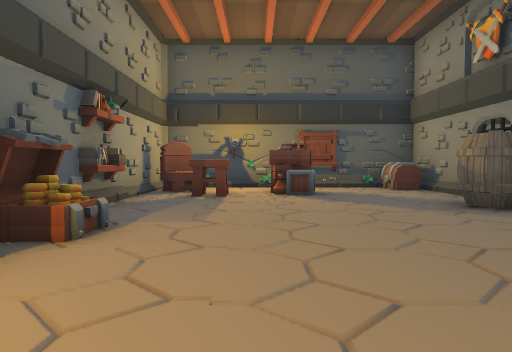
view 1 (above)

15 first-person views from a walk through a Godot game level. The camera is 1.2 m above the floor, tilts 2° down and sees 70° across. The floor is counted in squares, 2 m on a side. Each view is taken from the middle of a square. On the plan, view 1 faces up. The plan holds only what a view shows up to about 10 squares ahead; the rest is blank. The place goes on beyond the plan. Some surface patterns are stand-ins.

view 2
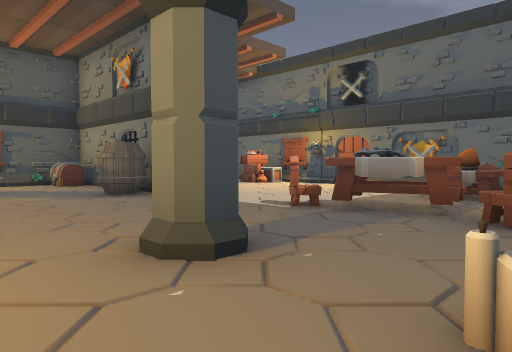

view 3
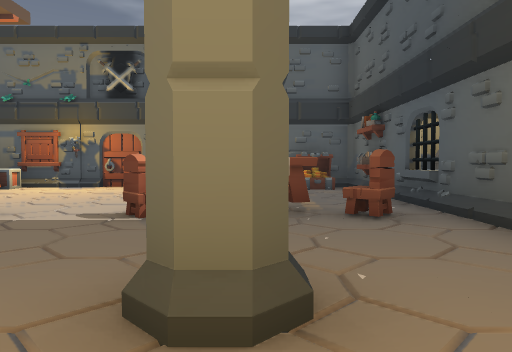

view 4
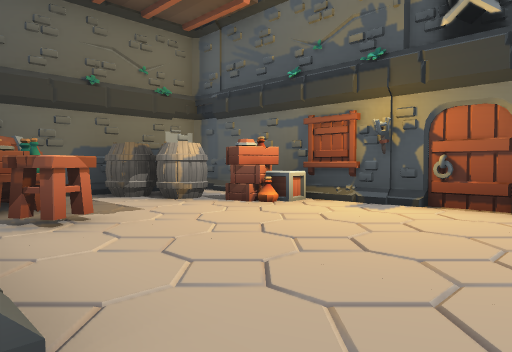

view 5
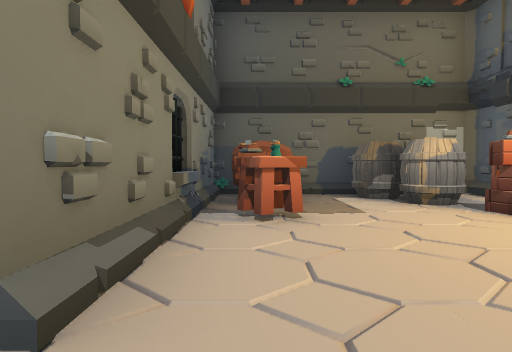

view 6
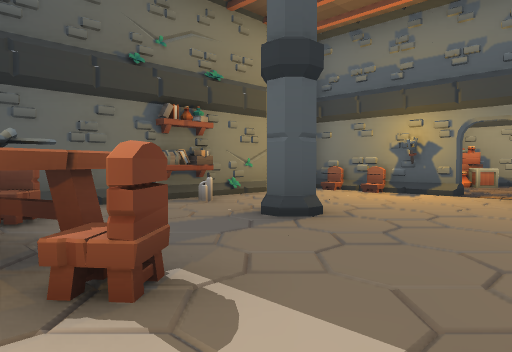

view 7
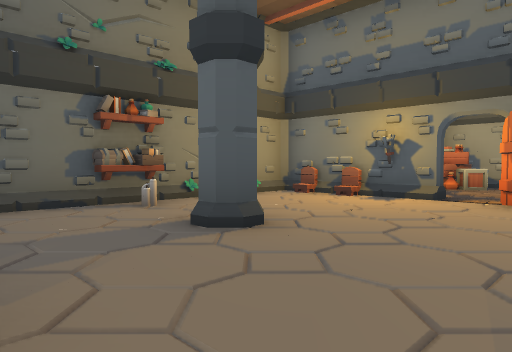

view 8
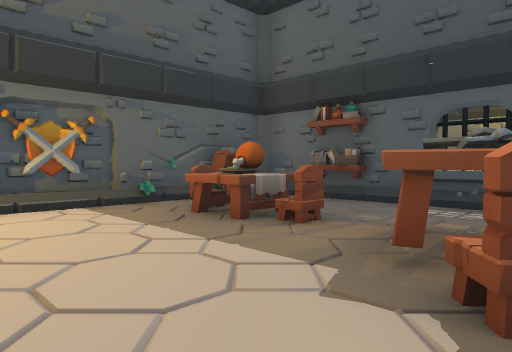

view 9
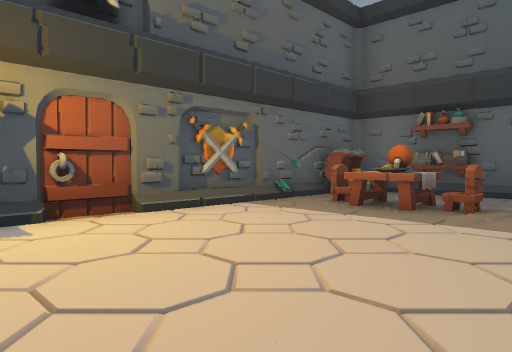

view 10
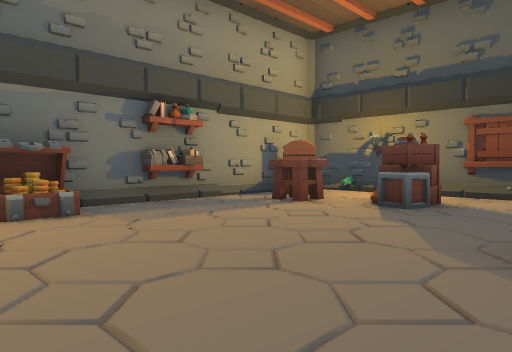

view 11
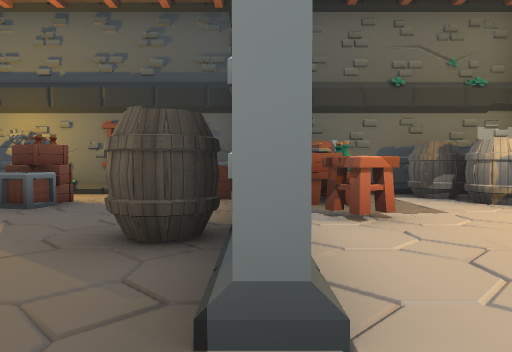

view 12
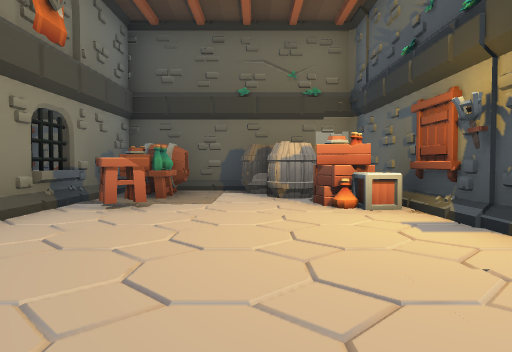

view 13
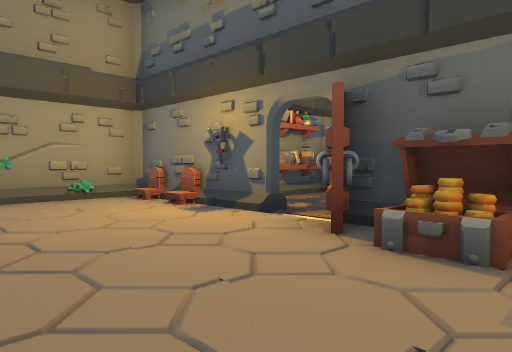

view 14
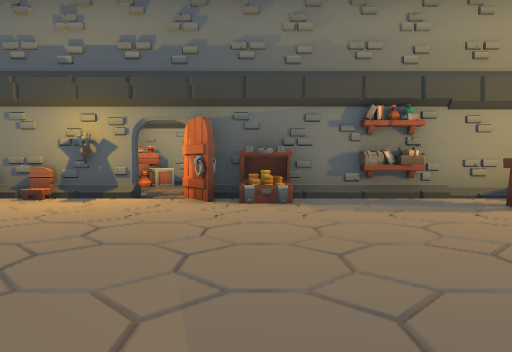

view 15
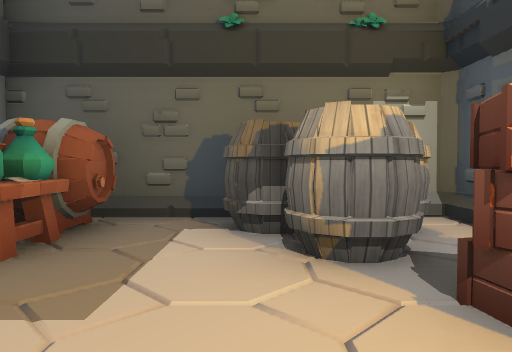

### Floor plan
Points are (right, up) in squares from view 1. A wall is a line through its corners. A room is listed if a view was taken in it or the views show most of it. See-through windows are left out.
Room 1 (views 1, 2, 3, 4, 5, 6, 7, 8, 9, 10, 11, 12, 13, 14, 15)
walls: (3.9, 5) (3.9, 5.6); (3.9, 6.9) (3.9, 9.1) (3.2, 9.2); (4.3, 6.9) (4, 6.5); (4.7, 7.2) (4.6, 7.7); (-1.6, 2.3) (-2.5, 1.7); (1.5, -2.2) (2, -2.2); (5.5, 7.9) (4.9, 7.4); (5.5, 8) (5.1, 7.9) (5.2, 7.1) (4.7, 7.1); (-2.3, 0.9) (-2.3, 0.2); (-2.1, 5.7) (-2.2, 4.8); (-2.1, 5.7) (-2, 5); (-2.1, 5.8) (-2.1, 4.8); (5.5, 8.6) (5.5, 7.2); (3.9, 9.2) (0.4, 9.2); (9.2, 1.2) (9.3, 1.5) (9.2, 1.7); (6.9, -2.2) (7.6, -2.1); (6.9, -2.2) (8, -2.2); (9.3, 1.2) (9.3, 1.8); (9.3, 1.2) (9.4, 1.8); (-0.9, -2.4) (0.2, -2.6); (-0.8, -2.7) (-0.2, -2.6); (9.1, -0.3) (9.2, 0.5); (7.5, -2.3) (8, -2.2); (9.4, -0.4) (9.2, 0.3); (-2.3, -2.4) (9.2, -2.4) (9.2, 9.2) (4.2, 9.2) (4.2, 3.1); (-2.3, 9.2) (-2.3, 1.9)
low walls: (5.5, 7.2) (4.7, 7.2)
ways out: opening at (-0.5, 9)
objects: chair (-2, -2); chair (-2, -1); chest (-2, 3); chair (-2, 8) to (-1, 8); table (-1, 7); candle (1, -2); crate (1, 7) to (1, 8); pillar (2, 0); barrel (3, 5); chest (3, 8); chair (4, -1); table (4, 0) to (5, 1); chair (4, 1); table (5, 6); chair (6, 0); table (7, 0); barrel (7, 8); chair (8, 0); crate (8, 6) to (8, 7); barrel (8, 8); chest (9, -1)

Positions as (right, up) in squares from view 1, and headings:
1: (0, 0), facing up
2: (0, -2), facing up-right
3: (0, 0), facing right
4: (4, 2), facing up-right
5: (5, 2), facing up
6: (5, 3), facing down-left
7: (4, 3), facing down-left
8: (4, 3), facing down-right
9: (5, 5), facing down-right
10: (3, 2), facing up-left
11: (4, 2), facing up
12: (7, 1), facing up
13: (1, 4), facing down-left
14: (4, 3), facing left
15: (7, 5), facing up
